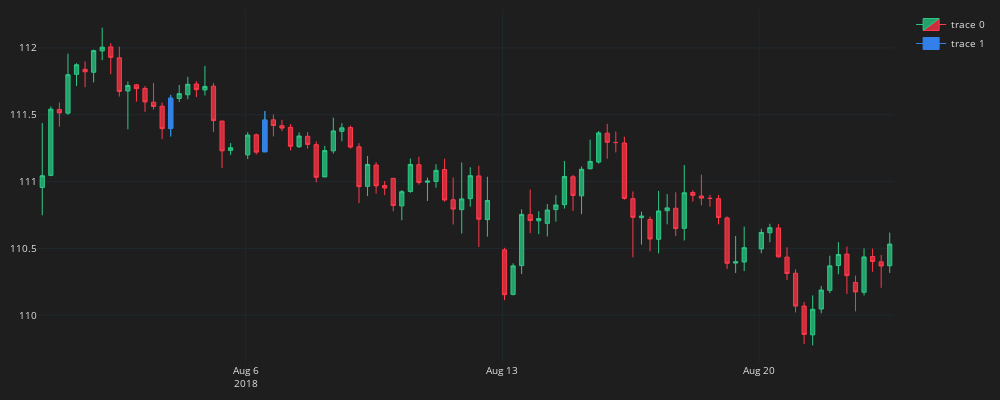

Notebook cell for this chart:
### Code cell
plot_candles(df_plot, df_markers)
